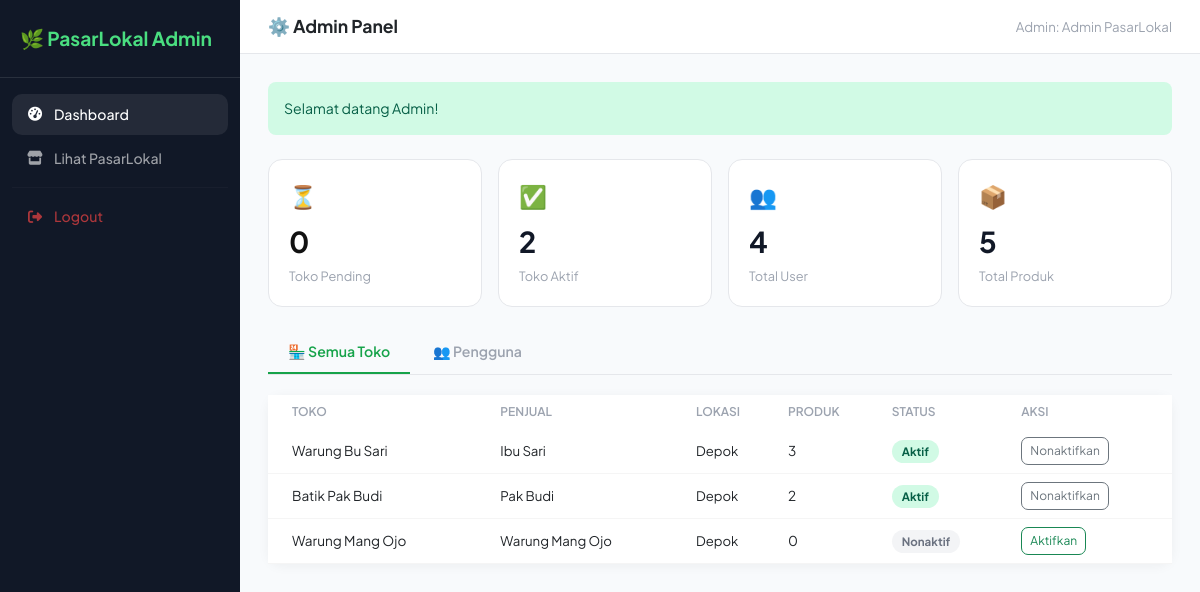
Page /admin/dashboard.php (signed in) on the committed database.
### tables this page shows
CREATE TABLE `toko` (
  `id` int(11) NOT NULL,
  `user_id` int(11) NOT NULL,
  `nama_toko` varchar(150) NOT NULL,
  `deskripsi` text DEFAULT NULL,
  `alamat` text NOT NULL,
  `kota` varchar(100) NOT NULL,
  `kecamatan` varchar(100) DEFAULT NULL,
  `latitude` decimal(10,8) NOT NULL,
  `longitude` decimal(11,8) NOT NULL,
  `kategori` enum('makanan','fashion','elektronik','pertanian','kerajinan','jasa','lainnya') DEFAULT 'lainnya',
  `foto` varchar(255) DEFAULT NULL,
  `status` enum('pending','aktif','ditolak','nonaktif') DEFAULT 'pending',
  `catatan_admin` text DEFAULT NULL,
  `created_at` timestamp NOT NULL DEFAULT current_timestamp()
);

CREATE TABLE `users` (
  `id` int(11) NOT NULL,
  `nama` varchar(100) NOT NULL,
  `email` varchar(100) NOT NULL,
  `password` varchar(255) NOT NULL,
  `telepon` varchar(20) DEFAULT NULL,
  `role` enum('admin','penjual','pembeli') DEFAULT 'pembeli',
  `created_at` timestamp NOT NULL DEFAULT current_timestamp()
);

### admin/dashboard.php (the view, shortened to what this page needs)
<?php
require_once '../config/db.php';
$stat = [
    'toko_pending' => $conn->query("SELECT COUNT(*) AS c FROM toko WHERE status='pending'")->fetch_assoc()['c'],
    'toko_aktif'   => $conn->query("SELECT COUNT(*) AS c FROM toko WHERE status='aktif'")->fetch_assoc()['c'],
    'total_user'   => $conn->query("SELECT COUNT(*) AS c FROM users WHERE role!='admin'")->fetch_assoc()['c'],
    'total_produk' => $conn->query("SELECT COUNT(*) AS c FROM produk")->fetch_assoc()['c'],
];
$toko_semua   = $conn->query("SELECT t.*,u.nama AS nama_penjual,COUNT(p.id) AS jml_produk FROM toko t JOIN users u ON t.user_id=u.id LEFT JOIN produk p ON p.toko_id=t.id GROUP BY t.id ORDER BY t.created_at DESC");
$flash_msg = $_SESSION['flash']['msg'] ?? ''; $flash_type = $_SESSION['flash']['type'] ?? 'success';
?>
<!DOCTYPE html>
<html lang="id">
<head>
<link href="https://cdn.jsdelivr.net/npm/bootstrap@5.3.0/dist/css/bootstrap.min.css" rel="stylesheet">
<link href="https://cdnjs.cloudflare.com/ajax/libs/font-awesome/6.4.0/css/all.min.css" rel="stylesheet">
</head>
<body>
<div class="sidebar">
  <div class="sb-brand">🌿 PasarLokal Admin</div>
  <nav class="sb-nav">
    <a href="dashboard.php" class="sb-link act"><i class="fa fa-gauge-high"></i>Dashboard</a>
    <a href="../index.php" class="sb-link"><i class="fa fa-store"></i>Lihat PasarLokal</a>
    <hr style="border-color:rgba(255,255,255,.1);margin:8px 0;">
    <a href="../auth/logout.php" class="sb-link" style="color:rgba(239,68,68,.7);"><i class="fa fa-right-from-bracket"></i>Logout</a>
  </nav>
</div>
<div class="main">
  <div class="topbar">
    <h1>⚙️ Admin Panel</h1>
    <span style="font-size:.83rem;color:#9ca3af;">Admin: <?= htmlspecialchars($_SESSION['nama']) ?></span>
  </div>
  <div class="content">
    <?php if ($flash_msg): ?>
    <div class="alert border-0 rounded-3 mb-4" style="background:<?= $flash_type==='success'?'#d1fae5':'#fee2e2' ?>;color:<?= $flash_type==='success'?'#065f46':'#991b1b' ?>;font-size:.88rem;">
      <?= htmlspecialchars($flash_msg) ?>
    </div>
    <?php endif; ?>
    <div class="row g-3 mb-4">
      <div class="col-6 col-md-3"><div class="stat-card">
        <div style="font-size:1.4rem;margin-bottom:6px;">⏳</div>
        <div class="stat-val" style="color:<?= $stat['toko_pending']>0?'#f59e0b':'#111' ?>;"><?= $stat['toko_pending'] ?></div>
        <div class="stat-label">Toko Pending</div>
      </div></div>
      <div class="col-6 col-md-3"><div class="stat-card">
        <div style="font-size:1.4rem;margin-bottom:6px;">✅</div>
        <div class="stat-val"><?= $stat['toko_aktif'] ?></div>
        <div class="stat-label">Toko Aktif</div>
      </div></div>
      <div class="col-6 col-md-3"><div class="stat-card">
        <div style="font-size:1.4rem;margin-bottom:6px;">👥</div>
        <div class="stat-val"><?= $stat['total_user'] ?></div>
        <div class="stat-label">Total User</div>
      </div></div>
      <div class="col-6 col-md-3"><div class="stat-card">
        <div style="font-size:1.4rem;margin-bottom:6px;">📦</div>
        <div class="stat-val"><?= $stat['total_produk'] ?></div>
        <div class="stat-label">Total Produk</div>
      </div></div>
    </div>
    <div style="border-bottom:1px solid #e5e7eb;margin-bottom:20px;">
      <button class="tab-btn active" onclick="showTab('toko',this)">🏪 Semua Toko</button>
      <button class="tab-btn" onclick="showTab('users',this)">👥 Pengguna</button>
    </div>
    <div id="tab-toko">
      <div class="card">
        <div class="card-body p-0">
          <table class="table table-hover mb-0">
            <thead><tr><th class="ps-4">Toko</th><th>Penjual</th><th>Lokasi</th><th>Produk</th><th>Status</th><th>Aksi</th></tr></thead>
            <tbody>
            <?php while ($t = $toko_semua->fetch_assoc()): ?>
            <tr>
              <td class="ps-4"><?= htmlspecialchars($t['nama_toko']) ?></td>
              <td style="font-size:.83rem;"><?= htmlspecialchars($t['nama_penjual']) ?></td>
              <td style="font-size:.82rem;"><?= htmlspecialchars($t['kota']) ?></td>
              <td><?= $t['jml_produk'] ?></td>
              <td><span class="s-badge s-<?= $t['status'] ?>"><?= ucfirst($t['status']) ?></span></td>
              <td>
                <?php if ($t['status']==='aktif'): ?>
                <a href="?nonaktif=<?= $t['id'] ?>" class="btn btn-sm btn-outline-secondary" style="border-radius:7px;font-size:.75rem;"
                   onclick="return confirm('Nonaktifkan toko ini?')">Nonaktifkan</a>
                <?php elseif ($t['status']!=='aktif'): ?>
                <a href="?approve=<?= $t['id'] ?>" class="btn btn-sm btn-outline-success" style="border-radius:7px;font-size:.75rem;">Aktifkan</a>
                <?php endif; ?>
              </td>
            </tr>
            <?php endwhile; ?>
            </tbody>
          </table>
        </div>
      </div>
    </div>
  </div>
</div>
</body>
</html>

### admin/dashboard.php (style rules this page uses)
* { font-family:'Plus Jakarta Sans',sans-serif; }
body { background:#f8fafc;margin:0;display:flex; }
.sidebar { width:240px;min-height:100vh;background:#111827;padding:0;flex-shrink:0;position:sticky;top:0;height:100vh; }
.sb-brand { padding:24px 20px;font-size:1.2rem;font-weight:700;color:#4ade80;border-bottom:1px solid rgba(255,255,255,.1); }
.sb-nav { padding:16px 12px; }
.sb-link { display:flex;align-items:center;gap:10px;padding:10px 14px;border-radius:10px;color:rgba(255,255,255,.6);font-size:.88rem;font-weight:500;text-decoration:none;transition:.15s;margin-bottom:3px; }
.sb-link:hover,.sb-link.act { background:rgba(255,255,255,.08);color:#fff; }
.sb-link i { width:18px;text-align:center; }
.main { flex:1; }
.topbar { background:#fff;border-bottom:1px solid #e5e7eb;padding:16px 28px;display:flex;align-items:center;justify-content:space-between; }
.topbar h1 { font-size:1.1rem;font-weight:700;margin:0; }
.content { padding:28px; }
.stat-card { background:#fff;border-radius:14px;border:1.5px solid #e5e7eb;padding:20px; }
.stat-val { font-size:1.8rem;font-weight:700;color:#111827; }
.stat-label { font-size:.8rem;color:#9ca3af;margin-top:4px; }
.card { border:none;border-radius:14px;box-shadow:0 2px 12px rgba(0,0,0,.05); }
.table th { font-size:.75rem;text-transform:uppercase;color:#9ca3af;font-weight:600;border:none; }
.table td { font-size:.85rem;vertical-align:middle;border-color:#f5f5f5; }
.s-badge { padding:4px 10px;border-radius:20px;font-size:.72rem;font-weight:700; }
.s-aktif { background:#d1fae5;color:#065f46; }
.s-nonaktif { background:#f3f4f6;color:#6b7280; }
.tab-btn { border:none;background:none;padding:10px 20px;font-size:.88rem;font-weight:600;color:#9ca3af;cursor:pointer;border-bottom:2px solid transparent;transition:.15s; }
.tab-btn.active { color:#16a34a;border-color:#16a34a; }

### rows in the picture
toko: nama_toko "Warung Bu Sari", user.nama "Ibu Sari", kota "Depok", jml_produk "3", status "Aktif"
toko: nama_toko "Batik Pak Budi", user.nama "Pak Budi", kota "Depok", jml_produk "2", status "Aktif"
toko: nama_toko "Warung Mang Ojo", user.nama "Warung Mang Ojo", kota "Depok", jml_produk "0", status "Nonaktif"

### other values in the picture
$_SESSION['nama'] "Admin PasarLokal"
$flash_msg "Selamat datang Admin!"
$stat['toko_pending'] "0"
$stat['toko_aktif'] "2"
$stat['total_user'] "4"
$stat['total_produk'] "5"
